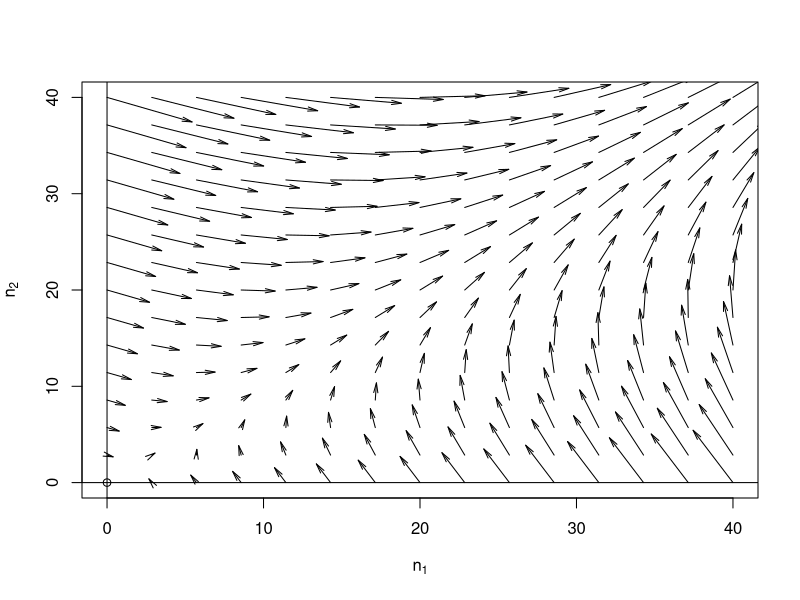

Write R code to recreate this figure.
                                        # Model Specification

ep<- 0.8  # proportion of emigrants that survive
r<- 0.25  # local population growth rate
a<- 0.4   # rate of departure from patch 1
b<- 0.4   # rate of departure from patch 2

## differential equations for two patches
dx<- function(x, y) { return (r*x - a*x + ep*b*y) }
dy<- function(x, y) { return (r*y + ep*a*x - b*y) }


                                        # Plotting Parameters

xrang<- c(0, 40) # range of x-axis
yrang<- c(0, 40) # range of y-axis
res<- 15         # number of arrows in each direction
maxLength<- 6    # desired length of biggest arrow


                                        # Arrow Startpoints

xs<- rep(seq(xrang[1], xrang[2], length.out=res), res)
ys<- rep(seq(yrang[1], yrang[2], length.out=res), each=res)


                                        # Arrow Endpoints

## initial increments along x and y axes
dxs<- dx(xs, ys)
dxs
dys<- dy(xs, ys)
dys
s<- sqrt(dxs^2 + dys^2) # initial arrow lengths

## x and y coordinates for arrow endpoints
xe<- xs + maxLength*dxs/max(s)
ye<- ys + maxLength*dys/max(s)


                                        # Plotting

## creates an empty plot with required plot range
plot(0, 0, xlab=expression(n[1]), ylab=expression(n[2]), xlim=xrang, ylim=yrang)

abline(h=0) # draw x-axis
abline(v=0) # draw y-axis

arrows(xs, ys, xe, ye, length=0.1, angle=12) # plot arrows
